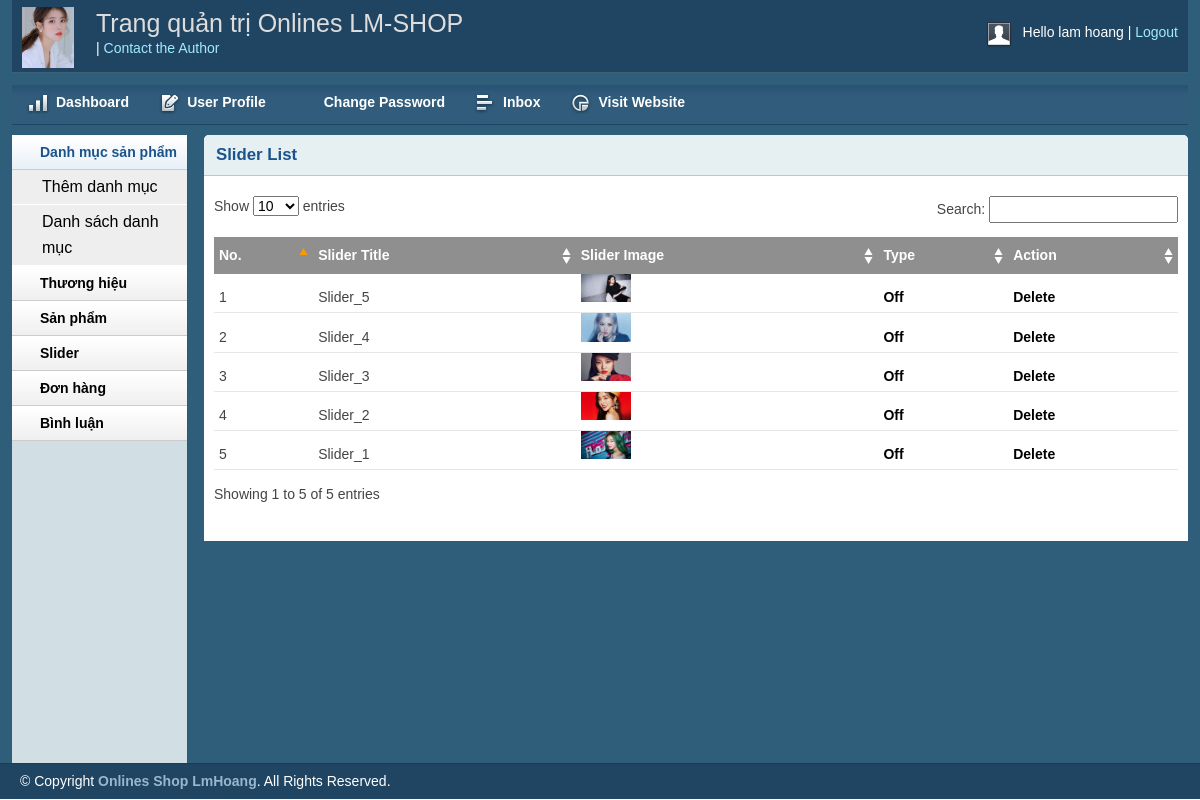
/LM_Shop_Online/admin/sliderlist.php (signed in), run on the app's committed database.
### tables this page shows
CREATE TABLE `tbl_slider` (
  `sliderId` int(11) NOT NULL,
  `sliderName` varchar(255) NOT NULL,
  `slider_image` varchar(255) NOT NULL,
  `type` int(11) NOT NULL
);

### LM_Shop_Online/lib/database.php (called while the page is built, shortened)
<?php
Class Database{
   public $host   = DB_HOST;
   public $user   = DB_USER;
   public $pass   = DB_PASS;
   public $dbname = DB_NAME;
   public $link;
private function connectDB(){
   $this->link = new mysqli($this->host, $this->user, $this->pass,
    $this->dbname);
 }
public function select($query){
  $result = $this->link->query($query) or
   die($this->link->error.__LINE__);
  if($result->num_rows > 0){
    return $result;
  } else {
    return false;
  }
 }
}

### LM_Shop_Online/classes/product.php (called while the page is built, shortened)
<?php
   $filepath = realpath(dirname(__FILE__));
	include_once ($filepath.'/../lib/database.php');
?>
<?php
    class product
    {
        private $db;
        public function __construct()
        {
            $this->db = new Database();
        }
		public function show_slider_list(){
			$query = "SELECT * FROM tbl_slider order by sliderId desc";
			$result = $this->db->select($query);
			return $result;
		}
    }
?>

### LM_Shop_Online/admin/sliderlist.php (the view, shortened to what this page needs)
<?php include 'inc/header.php';?>
<?php include 'inc/sidebar.php';?>
<?php include '../classes/product.php';?>
<div class="grid_10">
    <div class="box round first grid">
        <h2>Slider List</h2>
        <div class="block">
            <table class="data display datatable" id="example">
			<thead>
				<tr>
					<th>No.</th>
					<th>Slider Title</th>
					<th>Slider Image</th>
					<th>Type</th>
					<th>Action</th>
				</tr>
			</thead>
			<tbody>
				<?php
					$product = new product();
					$get_slider = $product->show_slider_list();
					if($get_slider){
						$i = 0;
						while($result_slider = $get_slider->fetch_assoc()){
							$i++;
						?>
				<tr class="odd gradeX">
					<td><?php echo $i; ?></td>
					<td><?php echo $result_slider['sliderName'] ?></td>
					<td><img src="uploads/<?php echo $result_slider['slider_image'] ?>" class="img-fluid" height="30px" width="50px"/></td>
					<td>
						<?php
							if($result_slider['type']==1){
							?>
							<a href="?type_slider=<?php echo $result_slider['sliderId'] ?>&type=0">Off</a>
							<?php
							}else{
							?>
							<a href="?type_slider=<?php echo $result_slider['sliderId'] ?>&type=1">On</a>
							<?php
							}
						?>
					</td>
				<td>
					<a href="?slider_del=<?php echo $result_slider['sliderId'] ?>" onclick="return confirm('Are you sure to Delete!');" >Delete</a>
				</td>
				</tr>
				<?php
							}
						}
						 ?>
			</tbody>
		</table>
       </div>
    </div>
</div>
<?php include 'inc/footer.php';?>

### LM_Shop_Online/admin/css/layout.css (style rules this page uses)
body { background: #fff none repeat scroll 0 0; color: #444; font-size: 14px; padding: 0; }
a { color: #000; font-weight: bold; text-decoration: none; }
h1, h2, h3, h4, h5, h6 { line-height: 1.2em; margin-bottom: 0.3em; }
h2 { margin-top: 1em; }
.box { background: #fff; margin-bottom: 20px; padding: 10px 10px 10px 10px; margin-left: -8px; }
.box.grid { padding-bottom: 40px; }
.box.round { -moz-border-radius: 5px 5px 0px 0px; -webkit-border-radius: 5px 5px 0px 0px; border-radius: 5px 5px 0px 0px; }
.box h2 { font-size: 1.2em; font-weight: bold; color: #1b548d; background: #e6f0f3; margin: -10px -10px 0 -10px; padding: 10px 12px; border-bottom: 1px solid #b3cbd6; -moz-border-radius: 5px 5px 0px 0px; -webkit-border-radius: 5px 5px 0px 0px; border-radius: 5px 5px 0px 0px; }
.box.first { min-height: 406px; }
.block { padding-top: 20px; }
.block { padding-bottom: 1px; }
table.display { margin: 0 auto; clear: both; width: 100%; }
.sorting_asc { background: #8f8f8f url(../img/table/sort_asc.png) no-repeat center right; padding: 8px 5px; text-align: left; color: #fff; }
.sorting { background: #8f8f8f url(../img/table/sort_both.png) no-repeat center right; padding: 8px 5px; text-align: left; color: #fff; }
tr.odd { height: 30px; line-height: 30px; border-bottom: 1px solid #e6e6e6; }
tr.even { height: 30px; line-height: 30px; border-bottom: 1px solid #e6e6e6; }
tr.odd td, tr.even td { padding-left: 5px; }

### data on the page
tbl_slider: sliderName "Slider_5", slider_image (picture)
tbl_slider: sliderName "Slider_4", slider_image (picture)
tbl_slider: sliderName "Slider_3", slider_image (picture)
tbl_slider: sliderName "Slider_2", slider_image (picture)
tbl_slider: sliderName "Slider_1", slider_image (picture)

### other printed values
Session::get('adminName') "lam hoang"
